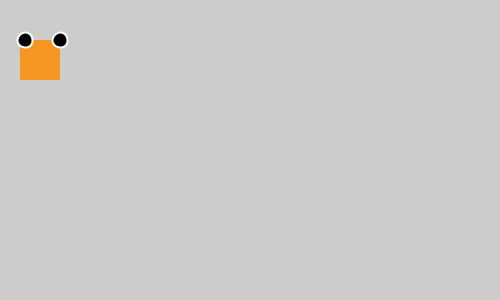
Frame 1 (no input)
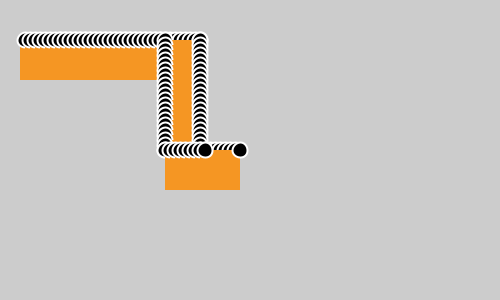
Frame 60 (the mouse pressed at the canvas centre just before this capture)
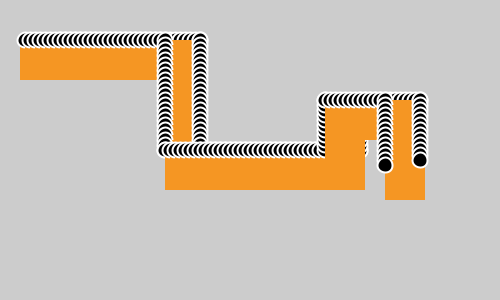
Frame 120 (the mouse held since frame 60 and released just before this capture)

The Processing sketch that drew these frames (run headless with seeded random() and noise(); from frame 60 on, the mouse is pressed at the canvas centre):

// Processing sketch: processing_130936
// ── processing_130936.pde

int x=20;
int y=40;
int speed=5;
int state=0;
int a=60;
int b=40;

void setup(){
  size(500,300);
}
void draw(){
  //background(0);
  fill(245,150,35);
  noStroke();
  rect(x,y,40,40);
  if(state==0){
    x=x+speed;
    if(x>200){
      x=200;
      state=1;
  }
  }else if(state==1){
    y=y+speed;
    if(y>height/2){
      y=height/2;
      state=2;
    }
  }else if(state==2){
    x=x+speed;
    if(x>360){
      x=360;
      state=3;
    }
  }else if(state==3){
  y=y-speed;
  if(y<100){
    y=100;
    state=4;
  }
  }else if(state==4){
    x=x+speed;
    if(x>420){
      x=420;
      state=5;
    }
  }else if(state==5){
    y=y+speed;
    if(y>240){
      y=240;
      state=6;
    }
  }else if(state==6){
    x=x-speed;
    if(x<60){
      x=60;
      state=7;
    }
  }else if(state==7){
    y=y-speed;
    if(y<120){
      y=120;
      state=8;
    }
  }else if(state==8){
    x=x+speed;
    if(x>200){
      x=200;
      state=9;
    }
  }else if(state==9){
    y=y-speed;
    if(y<40){
      y=40;
      state=10;
    }
  }else if(state==10){
    x=x+speed;
    if(x>300){
      x=300;
      state=11;
    }
  }else if(state==11){
    y=y+speed;
    if(y>220){
      y=220;
      state=12;
    }
  }else if(state==12){
    x=x-speed;
    if(x<100){
      x=100;
      state=13;
    }
  }else if(state==13){
    y=y-speed;
    if(y<120){
      y=120;
      state=14;
    }
  }else if(state==14){
    x=x+speed;
    if(x>400){
      x=400;
      state=15;
    }
  }else if(state==15){
    y=y-speed;
    if(y<20){
      y=20;
      state=16;
    }
  }else if(state==16){
    x=x-speed;
    if(x<260){
      x=260;
      state=17;
    }
  }else if(state==17){
    y=y+speed;
    if(y>120){
      y=120;
      state=18;
    }
  }else if(state==18){
    x=20;
    y=40;
    state=0;
  }

//LEFT EYE//
strokeWeight(2);
stroke(255);
fill(0);
ellipse(x,y,15,15);
//RIGHT EYE//
ellipse(a,b,15,15);
  if(state==0){
    a=a+speed;
    if(a>200){
      a=200;
      state=1;
  }
  }else if(state==1){
    b=b+speed;
    if(b>height/2){
      b=height/2;
      state=2;
    }
  }else if(state==2){
    a=a+speed;
    if(a>360){
      a=360;
      state=3;
    }
  }else if(state==3){
  b=b-speed;
  if(b<100){
    b=100;
    state=4;
}
  }else if(state==4){
    a=a+speed;
    if(a>420){
      a=420;
      state=5;
}
  }else if(state==5){
    b=b+speed;
    if(b>240){
      b=240;
      state=6;
}
  }else if(state==6){
    a=a-speed;
    if(a<60){
      a=60;
      state=7;
}
  }else if(state==7){
    b=b-speed;
    if(b<120){
      b=120;
      state=8;
    }
  }else if(state==8){
    a=a+speed;
    if(a>200){
      a=200;
      state=9;
    }
  }else if(state==9){
    b=b-speed;
    if(b<40){
      b=40;
      state=10;
}
  }else if(state==10){
    a=a+speed;
    if(a>300){
      a=300;
      state=11;
}
  }else if(state==11){
    b=b+speed;
    if(b>220){
      b=220;
      state=12;
}
  }else if(state==12){
    a=a-speed;
    if(a<100){
      a=100;
      state=13;
    }
  }else if(state==13){
    b=b-speed;
    if(b<120){
      b=120;
      state=14;
}
  }else if(state==14){
    a=a+speed;
    if(a>400){
      a=400;
      state=15;
}
  }else if(state==15){
    b=b-speed;
    if(b<20){
      b=20;
      state=16;
}
  }else if(state==16){
    a=a-speed;
    if(a<260){
      a=260;
      state=17;
}
  }else if(state==17){
    b=b+speed;
    if(b>120){
      b=120;
      state=18;
}
  }else if(state==18){
    a=60;
    b=40;
    state=1;
}
}
